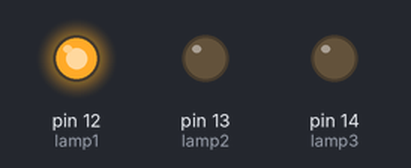
Bench run of a sketch on a simulated Arduino Uno, built with avr-gcc and run on an emulated ATmega328P. On the bench: output pins drawn as LEDs (lit = HIGH).

Above: at 2.5 s.
At 6.0 s:
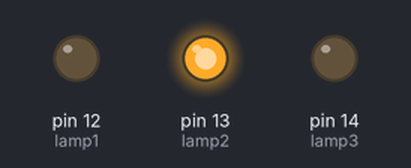
At 8.5 s:
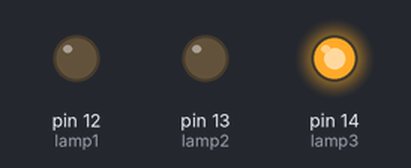
Timing chart, 0 to 13.0 s (numbered marks = the images above):
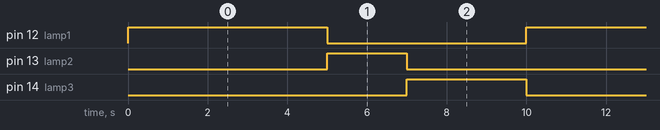

Measured:
- by itself, pin 12 (lamp1): alternates HIGH for 5.0 s and LOW for 5.0 s
- by itself, pin 13 (lamp2): alternates HIGH for 2.0 s and LOW for 8.0 s
- by itself, pin 14 (lamp3): alternates HIGH for 3.0 s and LOW for 7.0 s

The sketch:

soal1_lamp.ino
```cpp
/*

soal 1
Buatlah buzzer lalu lintas dengan aturan berikut:

a. Terdiri dari 3 warna lampu yang berbeda
b. Lampu pertama akan menyala selama 5 detik
c. Lampu kedua akan menyala selama 2 detik
d. Lampu ketiga akan menyala selama 3 detik

*/

#define lamp1 12
#define lamp2 13
#define lamp3 14

void setup() {
  pinMode(lamp1, OUTPUT);
  pinMode(lamp2, OUTPUT);
  pinMode(lamp3, OUTPUT);
}

void loop() {

  // lampu1 5detik
  digitalWrite(lamp1, HIGH);
  delay(5000);
  digitalWrite(lamp1, LOW);

  //lampu2 2detik
  digitalWrite(lamp2, HIGH);
  delay(2000);
  digitalWrite(lamp2, LOW);

  //lampu3 3detik
  digitalWrite(lamp3, HIGH);
  delay(3000);
  digitalWrite(lamp3, LOW);
}
```
